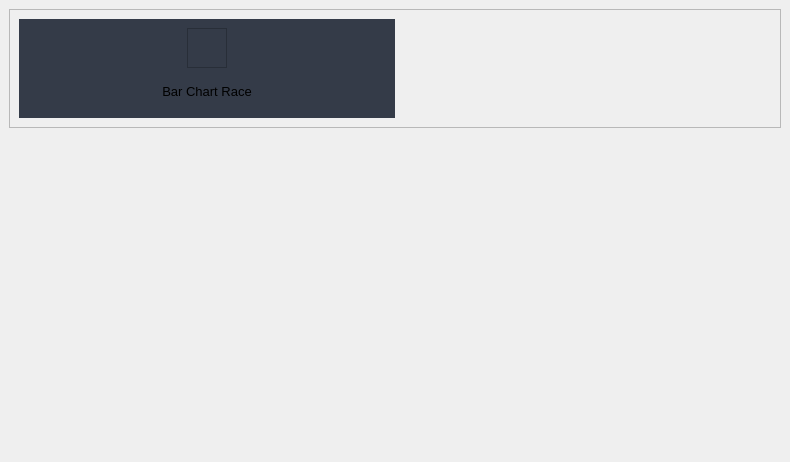
<?xml version="1.0" encoding="UTF-8"?>
<ui version="4.0">
 <class>NewProject</class>
 <widget class="QWidget" name="NewProject">
  <property name="geometry">
   <rect>
    <x>0</x>
    <y>0</y>
    <width>790</width>
    <height>462</height>
   </rect>
  </property>
  <property name="windowTitle">
   <string>Form</string>
  </property>
  <layout class="QGridLayout" name="gridLayout_2">
   <property name="leftMargin">
    <number>0</number>
   </property>
   <property name="topMargin">
    <number>0</number>
   </property>
   <property name="rightMargin">
    <number>0</number>
   </property>
   <property name="bottomMargin">
    <number>0</number>
   </property>
   <item row="0" column="0">
    <layout class="QGridLayout" name="gridLayout">
     <property name="spacing">
      <number>7</number>
     </property>
     <item row="0" column="0">
      <widget class="QStackedWidget" name="pages">
       <widget class="QWidget" name="page_type">
        <layout class="QVBoxLayout" name="verticalLayout_2">
         <item>
          <layout class="QVBoxLayout" name="verticalLayout">
           <item>
            <widget class="QFrame" name="frame">
             <property name="minimumSize">
              <size>
               <width>0</width>
               <height>50</height>
              </size>
             </property>
             <property name="frameShape">
              <enum>QFrame::StyledPanel</enum>
             </property>
             <property name="frameShadow">
              <enum>QFrame::Raised</enum>
             </property>
             <layout class="QHBoxLayout" name="horizontalLayout_2">
              <item>
               <layout class="QHBoxLayout" name="horizontalLayout">
                <item>
                 <widget class="QWidget" name="bar_chart_race_button" native="true">
                  <property name="minimumSize">
                   <size>
                    <width>0</width>
                    <height>50</height>
                   </size>
                  </property>
                  <property name="font">
                   <font>
                    <family>Segoe UI</family>
                   </font>
                  </property>
                  <property name="cursor">
                   <cursorShape>PointingHandCursor</cursorShape>
                  </property>
                  <property name="styleSheet">
                   <string notr="true">background-color: rgb(52, 59, 72);
padding: 10;</string>
                  </property>
                  <layout class="QVBoxLayout" name="verticalLayout_4">
                   <item>
                    <layout class="QVBoxLayout" name="verticalLayout_3">
                     <item>
                      <widget class="QWidget" name="widget_2" native="true">
                       <property name="minimumSize">
                        <size>
                         <width>0</width>
                         <height>0</height>
                        </size>
                       </property>
                       <layout class="QHBoxLayout" name="horizontalLayout_4">
                        <property name="leftMargin">
                         <number>0</number>
                        </property>
                        <property name="topMargin">
                         <number>0</number>
                        </property>
                        <property name="rightMargin">
                         <number>0</number>
                        </property>
                        <property name="bottomMargin">
                         <number>0</number>
                        </property>
                        <item>
                         <spacer name="horizontalSpacer">
                          <property name="orientation">
                           <enum>Qt::Horizontal</enum>
                          </property>
                          <property name="sizeHint" stdset="0">
                           <size>
                            <width>40</width>
                            <height>20</height>
                           </size>
                          </property>
                         </spacer>
                        </item>
                        <item>
                         <widget class="QFrame" name="frame_2">
                          <property name="minimumSize">
                           <size>
                            <width>40</width>
                            <height>40</height>
                           </size>
                          </property>
                          <property name="maximumSize">
                           <size>
                            <width>40</width>
                            <height>40</height>
                           </size>
                          </property>
                          <property name="styleSheet">
                           <string notr="true">border-image: url(:/icons/images/icons/cil-chart.png) 0 0 0 0 stretch stretch;
</string>
                          </property>
                          <property name="frameShape">
                           <enum>QFrame::StyledPanel</enum>
                          </property>
                          <property name="frameShadow">
                           <enum>QFrame::Raised</enum>
                          </property>
                         </widget>
                        </item>
                        <item>
                         <spacer name="horizontalSpacer_2">
                          <property name="orientation">
                           <enum>Qt::Horizontal</enum>
                          </property>
                          <property name="sizeHint" stdset="0">
                           <size>
                            <width>40</width>
                            <height>20</height>
                           </size>
                          </property>
                         </spacer>
                        </item>
                       </layout>
                      </widget>
                     </item>
                     <item>
                      <widget class="QLabel" name="bar_chart_race_label">
                       <property name="font">
                        <font>
                         <pointsize>10</pointsize>
                        </font>
                       </property>
                       <property name="text">
                        <string>Bar Chart Race</string>
                       </property>
                       <property name="alignment">
                        <set>Qt::AlignCenter</set>
                       </property>
                      </widget>
                     </item>
                    </layout>
                   </item>
                  </layout>
                 </widget>
                </item>
                <item>
                 <spacer name="horizontalSpacer_3">
                  <property name="orientation">
                   <enum>Qt::Horizontal</enum>
                  </property>
                  <property name="sizeHint" stdset="0">
                   <size>
                    <width>40</width>
                    <height>20</height>
                   </size>
                  </property>
                 </spacer>
                </item>
               </layout>
              </item>
             </layout>
            </widget>
           </item>
          </layout>
         </item>
         <item>
          <spacer name="verticalSpacer">
           <property name="orientation">
            <enum>Qt::Vertical</enum>
           </property>
           <property name="sizeHint" stdset="0">
            <size>
             <width>20</width>
             <height>40</height>
            </size>
           </property>
          </spacer>
         </item>
        </layout>
       </widget>
       <widget class="QWidget" name="page_params">
        <layout class="QVBoxLayout" name="verticalLayout_6">
         <item>
          <layout class="QVBoxLayout" name="verticalLayout_5">
           <item>
            <widget class="QWidget" name="widget_5" native="true">
             <property name="minimumSize">
              <size>
               <width>0</width>
               <height>30</height>
              </size>
             </property>
             <layout class="QHBoxLayout" name="horizontalLayout_11">
              <item>
               <layout class="QHBoxLayout" name="horizontalLayout_10">
                <item>
                 <widget class="QLabel" name="turn_back_button">
                  <property name="font">
                   <font>
                    <family>Segoe UI</family>
                    <pointsize>14</pointsize>
                   </font>
                  </property>
                  <property name="cursor">
                   <cursorShape>PointingHandCursor</cursorShape>
                  </property>
                  <property name="text">
                   <string>&lt; Back</string>
                  </property>
                 </widget>
                </item>
               </layout>
              </item>
             </layout>
            </widget>
           </item>
           <item>
            <widget class="QWidget" name="widget" native="true">
             <property name="sizePolicy">
              <sizepolicy hsizetype="Preferred" vsizetype="Expanding">
               <horstretch>0</horstretch>
               <verstretch>0</verstretch>
              </sizepolicy>
             </property>
             <property name="minimumSize">
              <size>
               <width>0</width>
               <height>30</height>
              </size>
             </property>
             <layout class="QHBoxLayout" name="horizontalLayout_7">
              <item>
               <layout class="QHBoxLayout" name="horizontalLayout_6">
                <item>
                 <widget class="QWidget" name="widget_3" native="true">
                  <property name="minimumSize">
                   <size>
                    <width>0</width>
                    <height>60</height>
                   </size>
                  </property>
                  <layout class="QVBoxLayout" name="verticalLayout_8">
                   <property name="leftMargin">
                    <number>0</number>
                   </property>
                   <property name="topMargin">
                    <number>0</number>
                   </property>
                   <property name="rightMargin">
                    <number>0</number>
                   </property>
                   <property name="bottomMargin">
                    <number>0</number>
                   </property>
                   <item>
                    <layout class="QVBoxLayout" name="verticalLayout_7">
                     <item>
                      <widget class="QWidget" name="widget_4" native="true">
                       <layout class="QHBoxLayout" name="horizontalLayout_9">
                        <property name="leftMargin">
                         <number>0</number>
                        </property>
                        <property name="topMargin">
                         <number>0</number>
                        </property>
                        <property name="rightMargin">
                         <number>0</number>
                        </property>
                        <property name="bottomMargin">
                         <number>0</number>
                        </property>
                        <item>
                         <layout class="QHBoxLayout" name="horizontalLayout_8">
                          <item>
                           <widget class="QLabel" name="project_name_label">
                            <property name="text">
                             <string>Project Name</string>
                            </property>
                           </widget>
                          </item>
                          <item>
                           <widget class="QLineEdit" name="project_name_line_edit">
                            <property name="text">
                             <string>My Project</string>
                            </property>
                           </widget>
                          </item>
                         </layout>
                        </item>
                       </layout>
                      </widget>
                     </item>
                     <item>
                      <spacer name="verticalSpacer_3">
                       <property name="orientation">
                        <enum>Qt::Vertical</enum>
                       </property>
                       <property name="sizeHint" stdset="0">
                        <size>
                         <width>20</width>
                         <height>40</height>
                        </size>
                       </property>
                      </spacer>
                     </item>
                    </layout>
                   </item>
                  </layout>
                 </widget>
                </item>
               </layout>
              </item>
              <item>
               <widget class="QFrame" name="frame_3">
                <property name="sizePolicy">
                 <sizepolicy hsizetype="Expanding" vsizetype="Preferred">
                  <horstretch>0</horstretch>
                  <verstretch>0</verstretch>
                 </sizepolicy>
                </property>
                <property name="frameShape">
                 <enum>QFrame::StyledPanel</enum>
                </property>
                <property name="frameShadow">
                 <enum>QFrame::Raised</enum>
                </property>
                <layout class="QVBoxLayout" name="verticalLayout_10">
                 <property name="leftMargin">
                  <number>0</number>
                 </property>
                 <property name="topMargin">
                  <number>0</number>
                 </property>
                 <property name="rightMargin">
                  <number>0</number>
                 </property>
                 <property name="bottomMargin">
                  <number>0</number>
                 </property>
                 <item>
                  <layout class="QVBoxLayout" name="verticalLayout_9"/>
                 </item>
                </layout>
               </widget>
              </item>
             </layout>
            </widget>
           </item>
          </layout>
         </item>
         <item>
          <widget class="QPushButton" name="confirm_button">
           <property name="text">
            <string>Confirm</string>
           </property>
          </widget>
         </item>
         <item>
          <spacer name="verticalSpacer_2">
           <property name="orientation">
            <enum>Qt::Vertical</enum>
           </property>
           <property name="sizeHint" stdset="0">
            <size>
             <width>20</width>
             <height>40</height>
            </size>
           </property>
          </spacer>
         </item>
        </layout>
       </widget>
      </widget>
     </item>
    </layout>
   </item>
  </layout>
 </widget>
 <resources>
  <include location="../resources.qrc"/>
 </resources>
 <connections/>
</ui>
